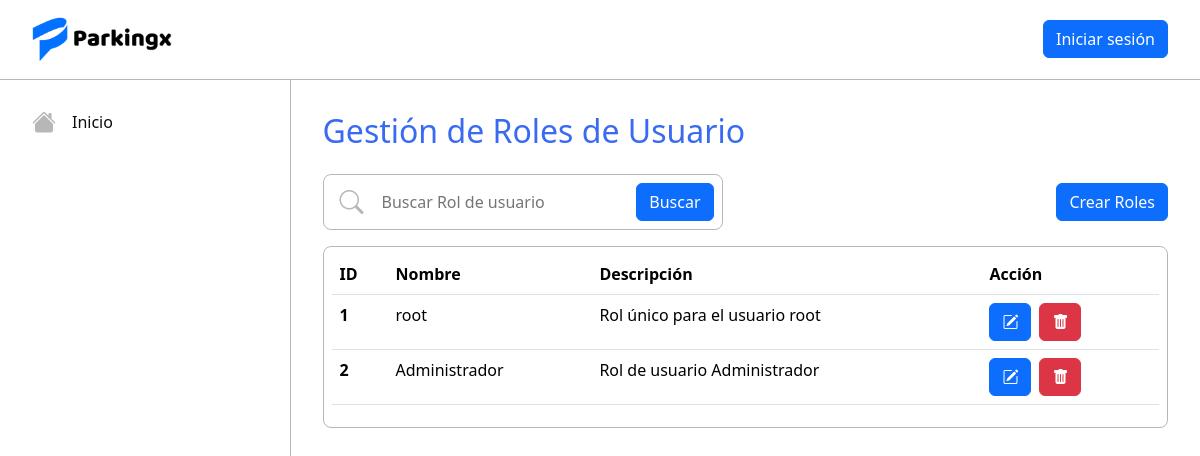
/findrol/, run on an earlier commit of the app's database.
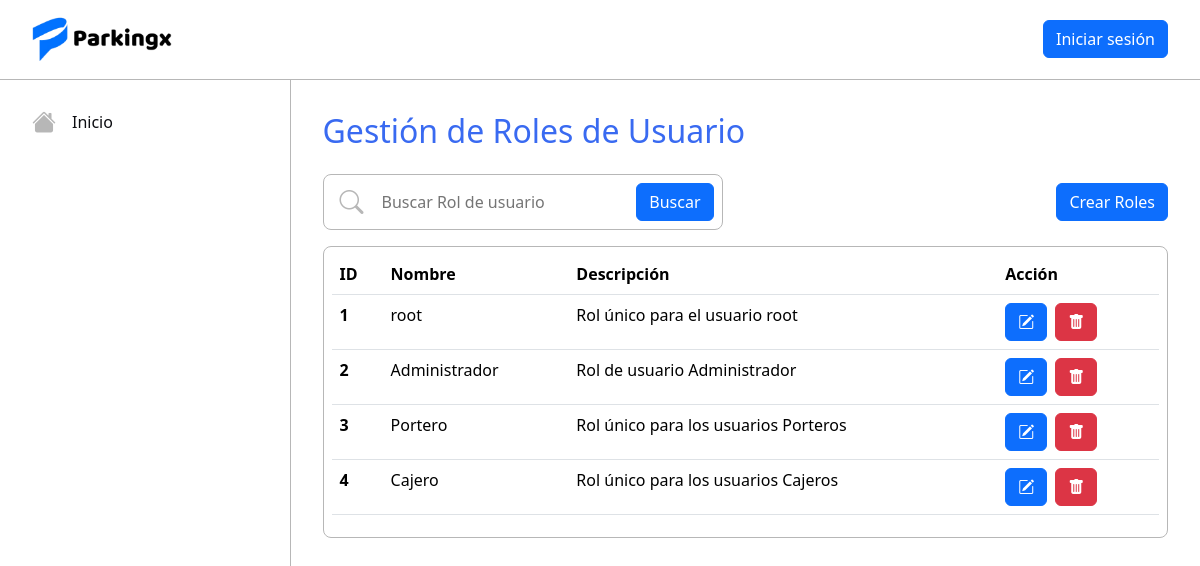
And on a later commit of the database.
### tickets/models.py (models this page shows, shortened)
class Rol(models.Model):
    name = models.CharField(max_length=50, unique=True)
    description = models.TextField()

### tickets/views.py (the view)
# urls.py: path('findrol/', views.FindRol, name='findrol'),
def FindRol(request):
    response = request.GET.get('find-rol')
    if response:
        roluser = Rol.objects.filter(name__icontains = response)
    else:
        roluser = Rol.objects.all()
    return render(request, 'tickets/roles/rolser_find.html', {'rol':roluser, 'response':response})

### tickets/templates/tickets/roles/rolser_find.html (shortened to what this page needs)
{% extends "tickets/base.html" %}
{% block content %}
<div class="user-list-content">
    <h2 class="mb-4 blue-sys">Gestión de Roles de Usuario</h2>
    <div class="mb-3 user-template-actions">
        <form action="{% url 'findrol' %}" method="get">
            <div class="search-content">
                <i class="bi bi-search menu-icon"></i>
                <input type="text" name="find-rol" class="search-inpt" placeholder="Buscar Rol de usuario" maxlength="10">
                <button class="btn btn-primary" type="submit">Buscar</button>
            </div>
        </form>
        <div class="d-flex gap-2">
            <a href="{% url 'createrol' %}" class="btn btn-primary">Crear Roles</a>
        </div>
    </div>
    {% if rol %}
    <div class="border-table">
        <table class="table ">
            <thead>
                <tr>
                    <th scope="col">ID</th>
                    <th scope="col">Nombre</th>
                    <th scope="col">Descripción</th>
                    <th scope="col">Acción</th>
                </tr>
            </thead>
            <tbody>
                {% for r in rol %}
                <tr>
                    <th scope="row">{{ r.id }}</th>
                    <td>{{ r.name }}</td>
                    <td>{{ r.description }}</td>
                    <td class="d-flex gap-2">
                        <a href="{% url 'updaterol' r.id %}" class="btn btn-primary"><i class="bi bi-pencil-square"></i></a>
                        <a href="{% url 'deleterol' r.id %}" class="btn btn-danger"><i class="bi bi-trash-fill"></i></a>
                    </td>
                <tr>
                {% endfor %}
            </tbody>
        </table>
    </div>
    {% else %}
    <h4>No existen roles registrados...</h4>
    {% endif %}
</div>
{% endblock  %}

What changed in the data, as far as the page shows it:
added Rol: id "3", name "Portero", description "Rol único para los usuarios Porteros"
added Rol: id "4", name "Cajero", description "Rol único para los usuarios Cajeros"
